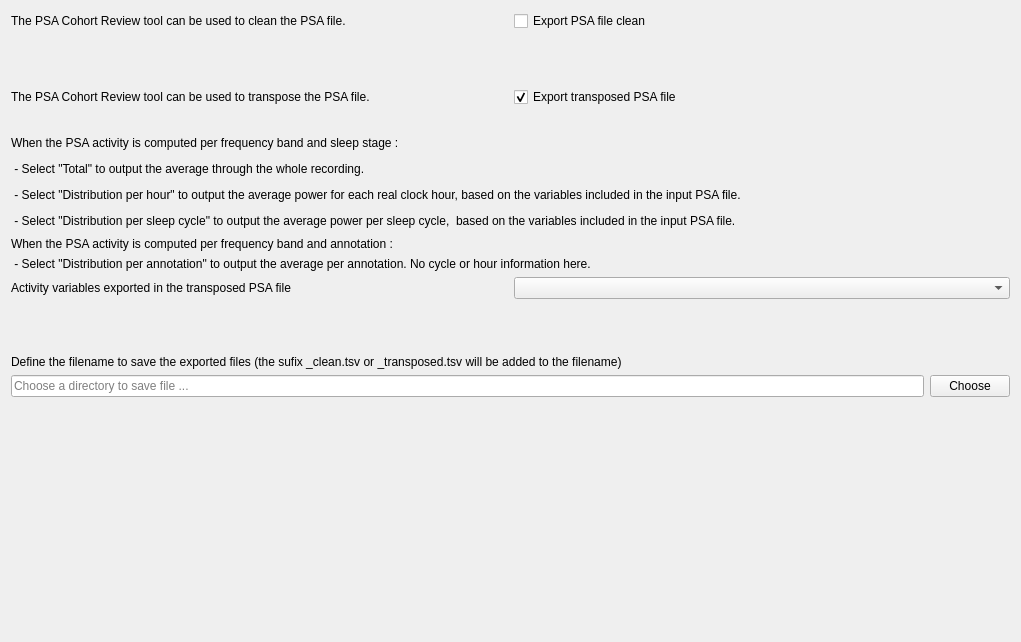
<?xml version="1.0" encoding="UTF-8"?>
<ui version="4.0">
 <class>OutputFileStep</class>
 <widget class="QWidget" name="OutputFileStep">
  <property name="geometry">
   <rect>
    <x>0</x>
    <y>0</y>
    <width>1021</width>
    <height>642</height>
   </rect>
  </property>
  <property name="windowTitle">
   <string/>
  </property>
  <property name="styleSheet">
   <string>font: 12pt &quot;Roboto&quot;;</string>
  </property>
  <layout class="QHBoxLayout" name="horizontalLayout_3">
   <item>
    <layout class="QVBoxLayout" name="verticalLayout">
     <item>
      <layout class="QHBoxLayout" name="horizontalLayout">
       <item>
        <widget class="QLabel" name="label_3">
         <property name="minimumSize">
          <size>
           <width>350</width>
           <height>0</height>
          </size>
         </property>
         <property name="maximumSize">
          <size>
           <width>16777215</width>
           <height>16777215</height>
          </size>
         </property>
         <property name="text">
          <string>The PSA Cohort Review tool can be used to clean the PSA file.</string>
         </property>
        </widget>
       </item>
       <item>
        <widget class="QCheckBox" name="export_raw_checkBox">
         <property name="maximumSize">
          <size>
           <width>16777215</width>
           <height>16777215</height>
          </size>
         </property>
         <property name="toolTip">
          <string>Check to export PSA activity of selected channels only (same format as the input PSA file).</string>
         </property>
         <property name="text">
          <string>Export PSA file clean</string>
         </property>
        </widget>
       </item>
      </layout>
     </item>
     <item>
      <spacer name="verticalSpacer">
       <property name="orientation">
        <enum>Qt::Vertical</enum>
       </property>
       <property name="sizeType">
        <enum>QSizePolicy::Fixed</enum>
       </property>
       <property name="sizeHint" stdset="0">
        <size>
         <width>40</width>
         <height>50</height>
        </size>
       </property>
      </spacer>
     </item>
     <item>
      <layout class="QHBoxLayout" name="horizontalLayout_2">
       <item>
        <widget class="QLabel" name="label_8">
         <property name="minimumSize">
          <size>
           <width>350</width>
           <height>0</height>
          </size>
         </property>
         <property name="maximumSize">
          <size>
           <width>16777215</width>
           <height>16777215</height>
          </size>
         </property>
         <property name="text">
          <string>The PSA Cohort Review tool can be used to transpose the PSA file.</string>
         </property>
        </widget>
       </item>
       <item>
        <widget class="QCheckBox" name="export_transpose_checkBox">
         <property name="maximumSize">
          <size>
           <width>16777215</width>
           <height>16777215</height>
          </size>
         </property>
         <property name="toolTip">
          <string>Check to export the transposed PSA file. The format is one sujet per row and the selected channels (including ROIs) and frequency bands are packed as additional columns. </string>
         </property>
         <property name="text">
          <string>Export transposed PSA file</string>
         </property>
         <property name="checked">
          <bool>true</bool>
         </property>
        </widget>
       </item>
      </layout>
     </item>
     <item>
      <spacer name="verticalSpacer_4">
       <property name="orientation">
        <enum>Qt::Vertical</enum>
       </property>
       <property name="sizeType">
        <enum>QSizePolicy::Fixed</enum>
       </property>
       <property name="sizeHint" stdset="0">
        <size>
         <width>20</width>
         <height>20</height>
        </size>
       </property>
      </spacer>
     </item>
     <item>
      <layout class="QGridLayout" name="gridLayout">
       <item row="6" column="1">
        <widget class="QComboBox" name="activity_comboBox">
         <property name="maximumSize">
          <size>
           <width>16777215</width>
           <height>16777215</height>
          </size>
         </property>
        </widget>
       </item>
       <item row="1" column="0" colspan="2">
        <widget class="QLabel" name="label_5">
         <property name="minimumSize">
          <size>
           <width>0</width>
           <height>20</height>
          </size>
         </property>
         <property name="text">
          <string> - Select &quot;Total&quot; to output the average through the whole recording.</string>
         </property>
        </widget>
       </item>
       <item row="4" column="0" colspan="2">
        <widget class="QLabel" name="label_9">
         <property name="text">
          <string>When the PSA activity is computed per frequency band and annotation : </string>
         </property>
        </widget>
       </item>
       <item row="3" column="0" colspan="2">
        <widget class="QLabel" name="label_7">
         <property name="minimumSize">
          <size>
           <width>0</width>
           <height>20</height>
          </size>
         </property>
         <property name="text">
          <string> - Select &quot;Distribution per sleep cycle&quot; to output the average power per sleep cycle,  based on the variables included in the input PSA file.</string>
         </property>
        </widget>
       </item>
       <item row="2" column="0" colspan="2">
        <widget class="QLabel" name="label_6">
         <property name="minimumSize">
          <size>
           <width>0</width>
           <height>20</height>
          </size>
         </property>
         <property name="text">
          <string> - Select &quot;Distribution per hour&quot; to output the average power for each real clock hour, based on the variables included in the input PSA file.</string>
         </property>
        </widget>
       </item>
       <item row="6" column="0">
        <widget class="QLabel" name="label">
         <property name="minimumSize">
          <size>
           <width>0</width>
           <height>20</height>
          </size>
         </property>
         <property name="maximumSize">
          <size>
           <width>16777215</width>
           <height>16777215</height>
          </size>
         </property>
         <property name="text">
          <string>Activity variables exported in the transposed PSA file</string>
         </property>
        </widget>
       </item>
       <item row="0" column="0" colspan="2">
        <widget class="QLabel" name="label_4">
         <property name="minimumSize">
          <size>
           <width>0</width>
           <height>20</height>
          </size>
         </property>
         <property name="text">
          <string>When the PSA activity is computed per frequency band and sleep stage :</string>
         </property>
        </widget>
       </item>
       <item row="5" column="0" colspan="2">
        <widget class="QLabel" name="label_10">
         <property name="text">
          <string> - Select &quot;Distribution per annotation&quot; to output the average per annotation. No cycle or hour information here.</string>
         </property>
        </widget>
       </item>
      </layout>
     </item>
     <item>
      <spacer name="verticalSpacer_2">
       <property name="orientation">
        <enum>Qt::Vertical</enum>
       </property>
       <property name="sizeType">
        <enum>QSizePolicy::Fixed</enum>
       </property>
       <property name="sizeHint" stdset="0">
        <size>
         <width>20</width>
         <height>50</height>
        </size>
       </property>
      </spacer>
     </item>
     <item>
      <layout class="QGridLayout" name="gridLayout_3">
       <item row="0" column="0" colspan="2">
        <widget class="QLabel" name="label_2">
         <property name="text">
          <string>Define the filename to save the exported files (the sufix _clean.tsv or _transposed.tsv will be added to the filename)</string>
         </property>
        </widget>
       </item>
       <item row="1" column="0">
        <widget class="QLineEdit" name="filename_lineEdit">
         <property name="maximumSize">
          <size>
           <width>16777215</width>
           <height>16777215</height>
          </size>
         </property>
         <property name="inputMask">
          <string/>
         </property>
         <property name="text">
          <string/>
         </property>
         <property name="placeholderText">
          <string>Choose a directory to save file ...</string>
         </property>
        </widget>
       </item>
       <item row="1" column="1">
        <widget class="QPushButton" name="choose_pushButton">
         <property name="maximumSize">
          <size>
           <width>150</width>
           <height>16777215</height>
          </size>
         </property>
         <property name="text">
          <string>Choose</string>
         </property>
        </widget>
       </item>
      </layout>
     </item>
     <item>
      <spacer name="verticalSpacer_3">
       <property name="orientation">
        <enum>Qt::Vertical</enum>
       </property>
       <property name="sizeType">
        <enum>QSizePolicy::Expanding</enum>
       </property>
       <property name="sizeHint" stdset="0">
        <size>
         <width>20</width>
         <height>10</height>
        </size>
       </property>
      </spacer>
     </item>
    </layout>
   </item>
  </layout>
 </widget>
 <resources>
  <include location="../../../../../snooz-toolbox/src/main/python/ui/themes/themes.qrc"/>
 </resources>
 <connections>
  <connection>
   <sender>choose_pushButton</sender>
   <signal>clicked()</signal>
   <receiver>OutputFileStep</receiver>
   <slot>choose_button_slot()</slot>
   <hints>
    <hint type="sourcelabel">
     <x>662</x>
     <y>341</y>
    </hint>
    <hint type="destinationlabel">
     <x>372</x>
     <y>192</y>
    </hint>
   </hints>
  </connection>
  <connection>
   <sender>export_transpose_checkBox</sender>
   <signal>clicked()</signal>
   <receiver>OutputFileStep</receiver>
   <slot>export_transposed_checkbox_slot()</slot>
   <hints>
    <hint type="sourcelabel">
     <x>507</x>
     <y>101</y>
    </hint>
    <hint type="destinationlabel">
     <x>361</x>
     <y>249</y>
    </hint>
   </hints>
  </connection>
 </connections>
 <slots>
  <slot>choose_button_slot()</slot>
  <slot>export_transposed_checkbox_slot()</slot>
 </slots>
</ui>
